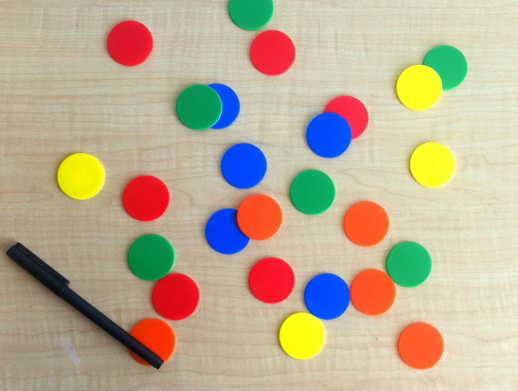
%> input picture classification/coloredChips.png, 518 x 391 px
$ octave ex1.m   (GNU Octave 9; MATLAB toolbox functions it lacks are replaced by stand-ins)
%> lines starting %> are read from the running program, lines starting %| are printed output that depends on the picture
### classification/BlocMouse.m


function feat=BlocMouse(I,taille_bloc,name)

info.n_band=size(I,3);
info.t_bloc=taille_bloc;
info.n_row=size(I,1);
info.n_col=size(I,2);

figure(1),clf;imshow(I)
hold on
title(name);

button=1;
X=[];Y=[];feat=[];iter=1;
while 1

    [x,y,button]=ginput(1);
    x=round(x);
    y=round(y);
    if button==3,break;end
    AffBloc([y,x],info.t_bloc);
    text(x,y,num2str(iter));
    feat=[feat,BuildBlocFeat(I,[y,x],info)];
    iter=iter+1;
end

% [23 lines left out: functions AffBloc, BuildBlocFeat, not called in this run]


### classification/BuildClass.m
% I: image
% K: nombre de classes à étudier
% N: nombre d'échantillons par classe
% TB: taille du bloc

function [M,S]=BuildClass(I,TB,names)

% names={'pieces_jaunes','pieces_rouges','pieces_vertes','pieces_bleues',...
% 'pieces_oranges','stylo','fond'};

M=[];S=[];
for k=1:size(names,2)

    feat=BlocMouse(I,TB,names{k});
    [feat_m,feat_s]=BlocStat(feat,TB);

    M=[M,feat_m(:,end)];
    S=[S,feat_s(:,end)];
end

% Moyennes=array2table(M,'VariableNames',names)
% Ecart_Types=array2table(S,'VariableNames',names)

### classification/ex1.m
clear all
close all
I=imread('coloredChips.png');
%> I is the input picture: size 391x518x3 uint8; mean R, G, B 188.3, 173.3, 148.1

[M,N,C]=size(I)
%> M = 391; N = 518; C = 3

figure(1)
subplot(2,2,1);
imshow(I)
subplot(2,2,2);
imshow(I(:,:,1))
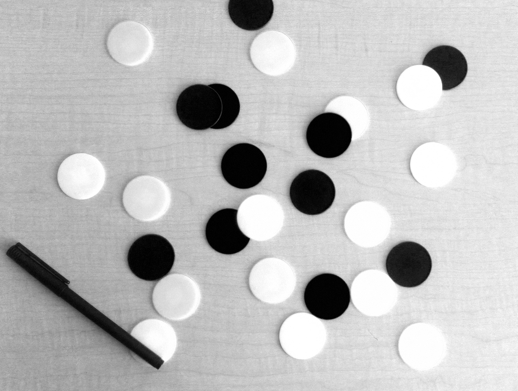
%> displayed picture: size 391x518, on the screen's scale of 0 to 255; min 0, max 255, mean 188.3
subplot(2,2,3);
imshow(I(:,:,2))
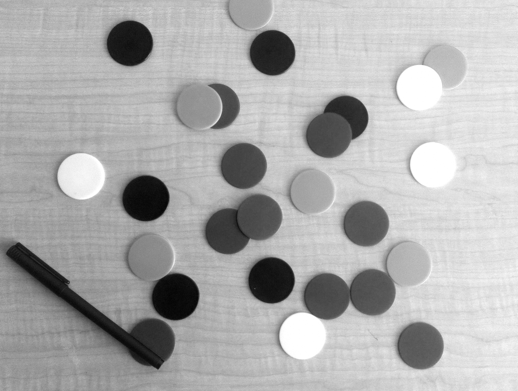
%> displayed picture: size 391x518, on the screen's scale of 0 to 255; min 4, max 255, mean 173.3
subplot(2,2,4);
imshow(I(:,:,3))
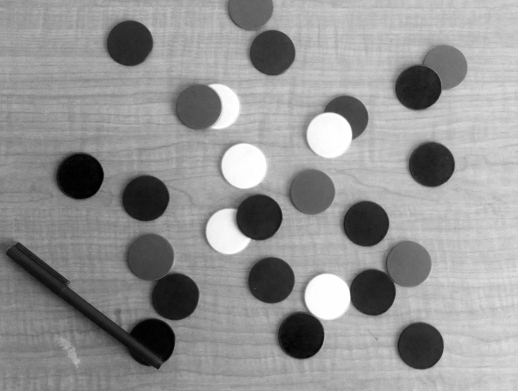
%> displayed picture: size 391x518, on the screen's scale of 0 to 255; min 0, max 255, mean 148.1

 names={'pieces_jaunes','pieces_rouges','pieces_vertes','pieces_bleues',...
 'pieces_oranges','stylo','fond'};

tb=10;
[M,S]=BuildClass(I,tb,names);
%> the run ends on the next line
